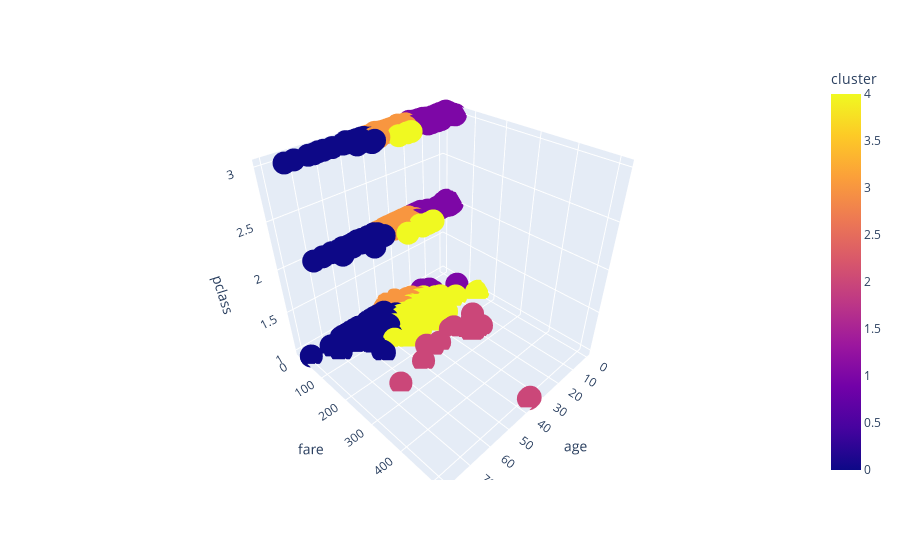

This figure's notebook cell:
### Code cell
# lets plot 3d
import plotly.express as px
fig= px.scatter_3d(df, x='age', y='fare', z='pclass', color='cluster')
fig.show()

### Figure 1 — Plotly figure (JSON) as saved in the notebook; plotly's stock layout.template omitted (floating-point values rounded to 4 significant figures; data arrays with more than 128 entries replaced by an {"elided": "..."} marker saying what was removed)
{"data": [{"hovertemplate": "age=%{x}<br>fare=%{y}<br>pclass=%{z}<br>cluster=%{marker.color}<extra></extra>", "legendgroup": "", "marker": {"color": {"elided": "891 int values"}, "coloraxis": "coloraxis", "symbol": "circle"}, "mode": "markers", "name": "", "scene": "scene", "showlegend": false, "type": "scatter3d", "x": {"elided": "891 float values"}, "y": {"elided": "891 float values"}, "z": {"elided": "891 int values"}}], "layout": {"coloraxis": {"colorbar": {"title": {"text": "cluster"}}, "colorscale": [[0, "#0d0887"], [0.1111, "#46039f"], [0.2222, "#7201a8"], [0.3333, "#9c179e"], [0.4444, "#bd3786"], [0.5556, "#d8576b"], [0.6667, "#ed7953"], [0.7778, "#fb9f3a"], [0.8889, "#fdca26"], [1, "#f0f921"]]}, "legend": {"tracegroupgap": 0}, "margin": {"t": 60}, "scene": {"domain": {"x": [0, 1], "y": [0, 1]}, "xaxis": {"title": {"text": "age"}}, "yaxis": {"title": {"text": "fare"}}, "zaxis": {"title": {"text": "pclass"}}}}}
